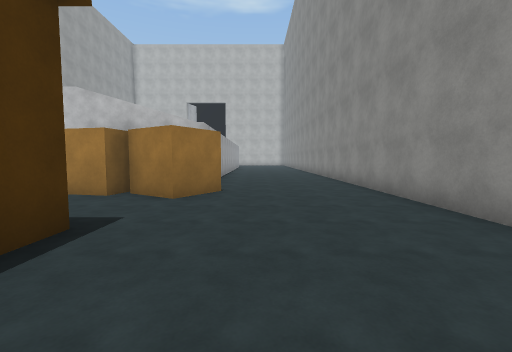
View 1 (above)

23 first-person views from a walk through a Unity game level. The camera is 1.5 m above the floor, tilts 4° down and sees 90° across. The floor is counted in squares, 2 m on a side. Each view is taken from the middle of a square. On the plan, view 1 faces up. The plan holds only what a view shows up to about 9 squares ahead; the rest is blank. The place goes on beyond the plan. The player character is not drawn. Surface patterns are stand-ins for the level's own textures.

View 2
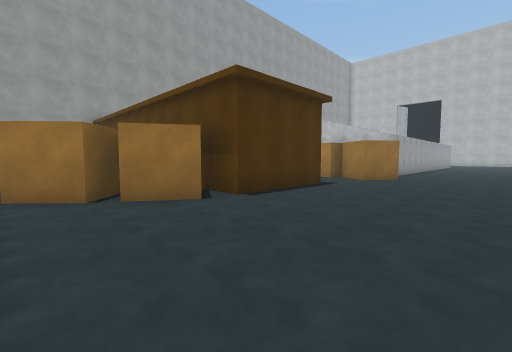

View 3
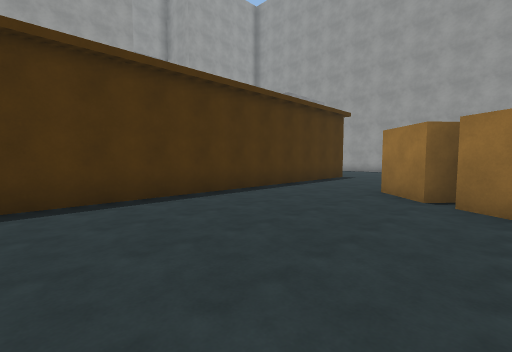

View 4
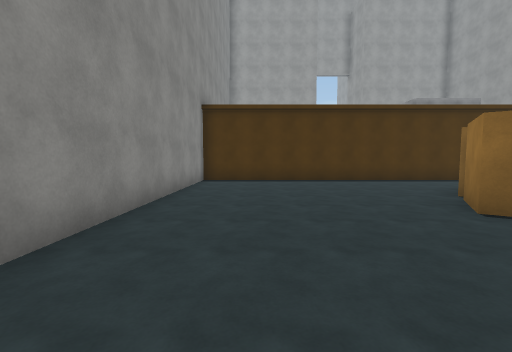

View 5
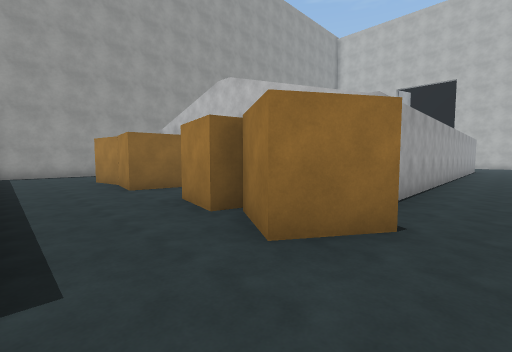

View 6
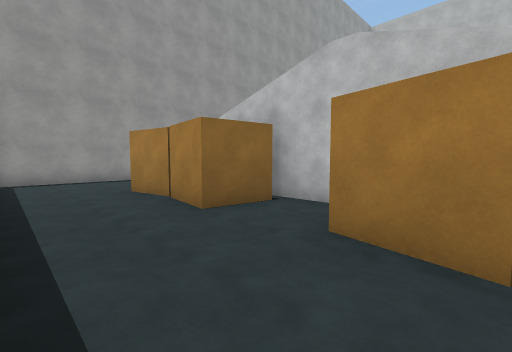

View 7
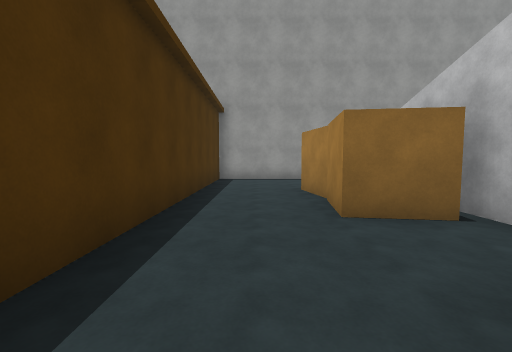

View 8
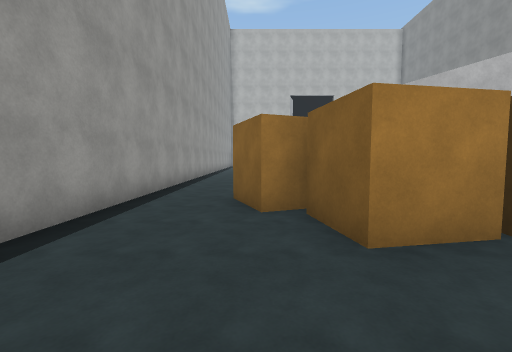

View 9
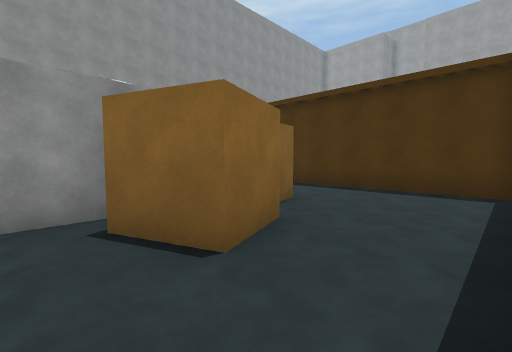

View 10
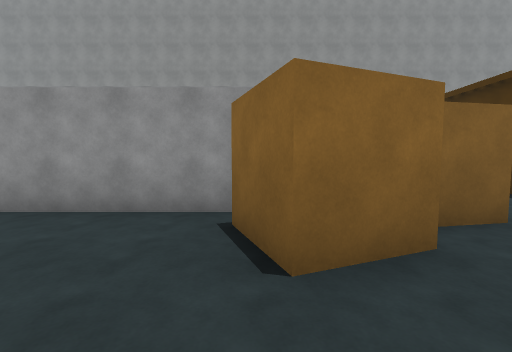

View 11
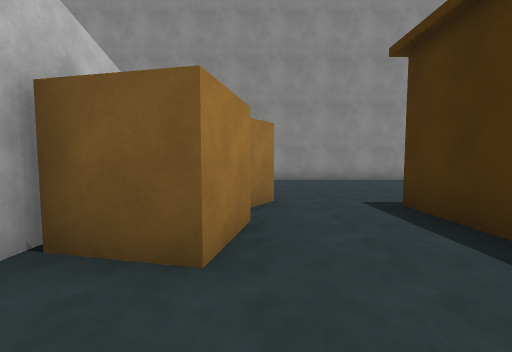

View 12
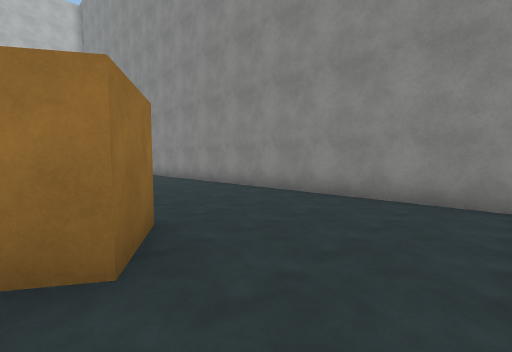

View 13
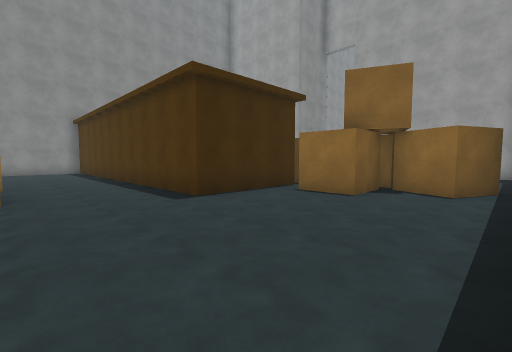

View 14
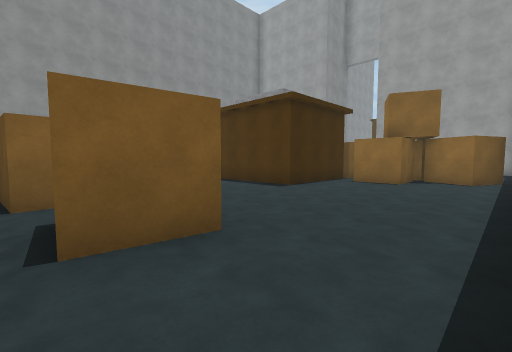

View 15
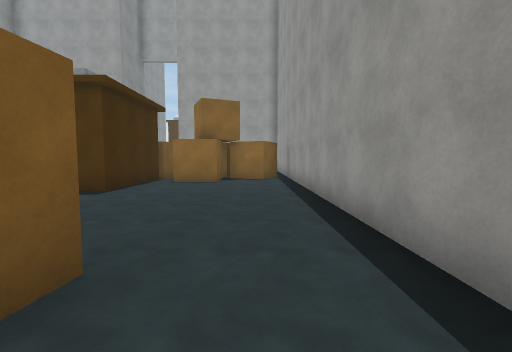

View 16
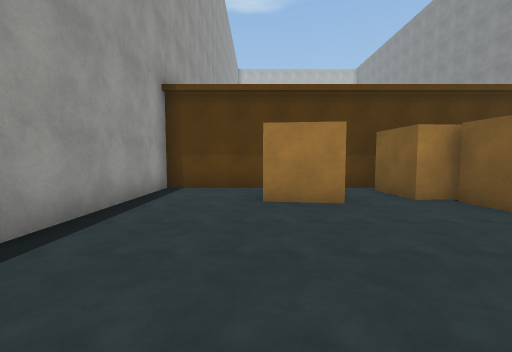

View 17
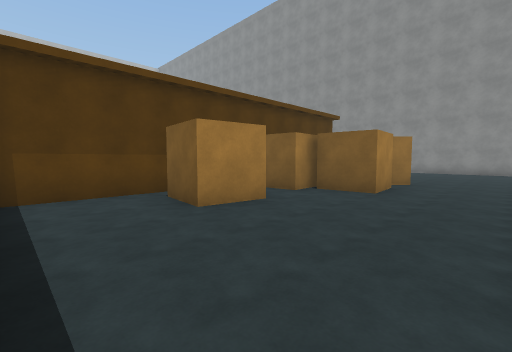

View 18
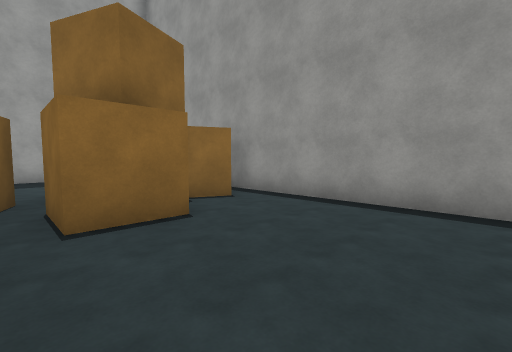

View 19
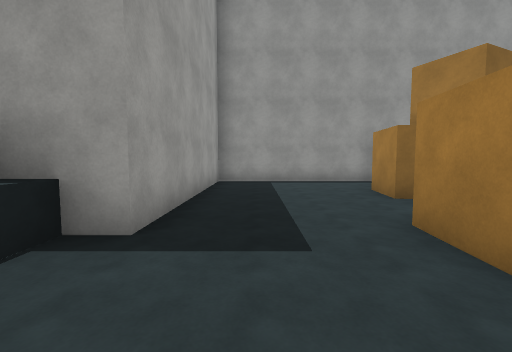

View 20
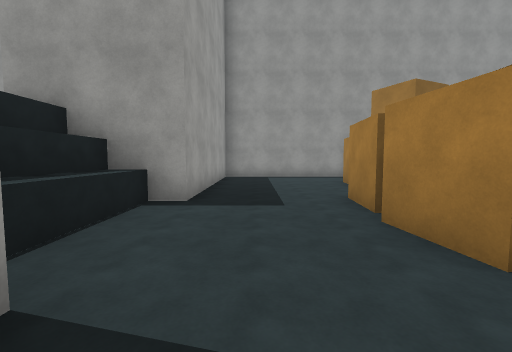

View 21
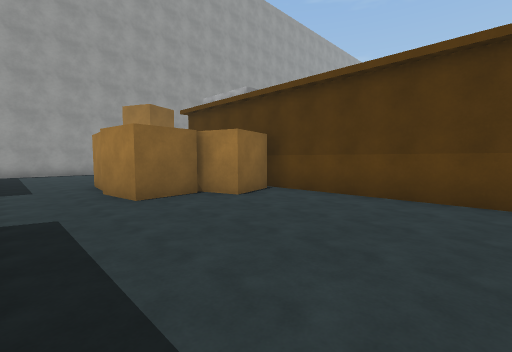

View 22
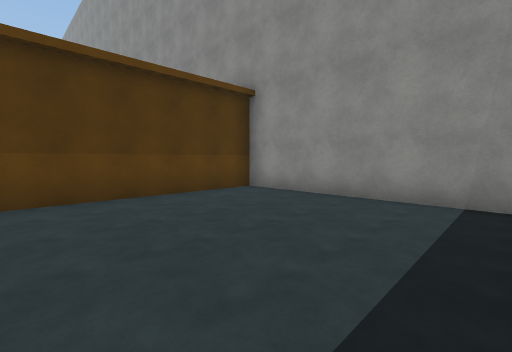

View 23
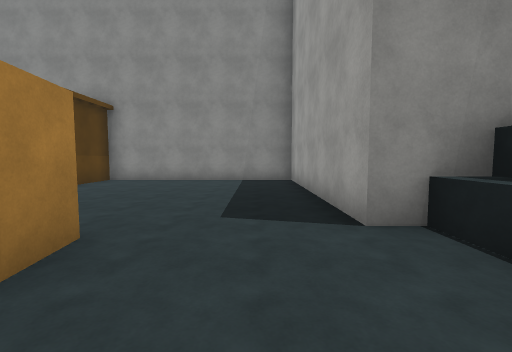

### Floor plan
Points are (right, up) in squares from view 1. A wall is a line through its corners. A room is listed if a view was taken in it or the views show most of it. See-through windows are left out.
Room 1 (views 1, 2, 3, 4, 5)
walls: (-2, 2.7) (-2, -0.5) (-3.4, -0.5); (-2, -1.3) (-2.8, -2.6); (-0.7, 5.9) (-1.5, 4.7); (-3.9, -2.1) (-3, -3) (-3.9, -4); (-2.8, 5.8) (-3, 5.1); (-3.4, -6.7) (2.8, -6.7) (2.8, 10.5); (-1.4, 10.5) (-1.4, 7.9)
ways out: opening at (-2, 3.5) to room 2; opening at (-3, -5.5) to room 3
Room 2 (views 6, 7, 8, 9, 10, 11, 12)
walls: (-9.2, 6.8) (-9.9, 6.5) (-10.4, 7.8) (-9.1, 8.3); (-6, 6.6) (-6.2, 5.1) (-7.8, 5.3) (-9.1, 5.1) (-9.3, 6.4); (-8.5, 8) (-8.5, 10.5); (-3, 5.1) (-4.3, 5.4) (-4, 6.9) (-6.6, 6.9); (-1.5, 4.7) (-2.8, 5.5); (-12.3, 10.5) (-12.3, 2.7) (-2, 2.7)
ways out: opening at (-2, 3.5) to room 1
Room 3 (views 13, 14, 15, 16, 17, 18)
walls: (-8.4, -2.8) (-9.9, -2.6) (-9.7, -1.2); (-6, -2.4) (-7.1, -2.4) (-7.2, -1.1); (-5, -3.9) (-6.4, -4) (-6.5, -2.6); (-9.2, -0.5) (-12.3, -0.5) (-12.3, -11.5); (-6.9, -0.5) (-7.8, -0.5); (-7.6, -10) (-7.6, -6.7) (-3.4, -6.7); (-3.9, -4) (-4.3, -3.7); (-9.8, -10.5) (-9.8, -9) (-8.4, -9) (-8.4, -10.5); (-10, -10.9) (-9.5, -11); (-11.8, -11.2) (-11.3, -10) (-10, -10.5)
ways out: opening at (-3, -5.5) to room 1; opening at (-12, -11) to room 4
Room 4 (views 19, 23)
walls: (-6.5, -16.9) (-3.1, -16.9); (-5.5, -13.4) (-6.8, -13.2); (-8.6, -12) (-8.6, -12.4) (-10.2, -12.2); (-3.6, -13.3) (-5, -13.5); (-12.3, -11.5) (-12.3, -16.2) (-6.4, -16.2) (-6.4, -17.6) (-3.2, -17.6) (-3.2, -16.2)
ways out: opening at (-12, -11) to room 3; opening at (-3, -14.5) to room 5
Room 5 (views 20, 21, 22)
walls: (-3.4, -10.2) (-3, -11.6) (-3.8, -11.8) (-3.6, -13.3); (-3.2, -16.2) (2.8, -16.2) (2.8, -10) (-3.6, -10)
ways out: opening at (-3, -14.5) to room 4

Where each view was taken, in squares from view 1:
view 1: 0 up, 0 right, facing up
view 2: 4 down, 2 right, facing up-left
view 3: 2 down, 2 right, facing down-left
view 4: 2 up, 1 right, facing down
view 5: 3 up, 0 right, facing up-left
view 6: 3 up, 3 left, facing up-left
view 7: 4 up, 3 left, facing left
view 8: 3 up, 10 left, facing up
view 9: 9 up, 12 left, facing down-right
view 10: 8 up, 12 left, facing right
view 11: 5 up, 6 left, facing right
view 12: 3 up, 2 left, facing up-right
view 13: 4 down, 12 left, facing down-right
view 14: 1 down, 12 left, facing down-right
view 15: 1 down, 11 left, facing down
view 16: 7 down, 10 left, facing up
view 17: 6 down, 12 left, facing up-right
view 18: 6 down, 8 left, facing down-left
view 19: 15 down, 4 left, facing left
view 20: 15 down, 2 left, facing left
view 21: 15 down, 1 right, facing up-left
view 22: 15 down, 2 left, facing up-right
view 23: 15 down, 6 left, facing right
